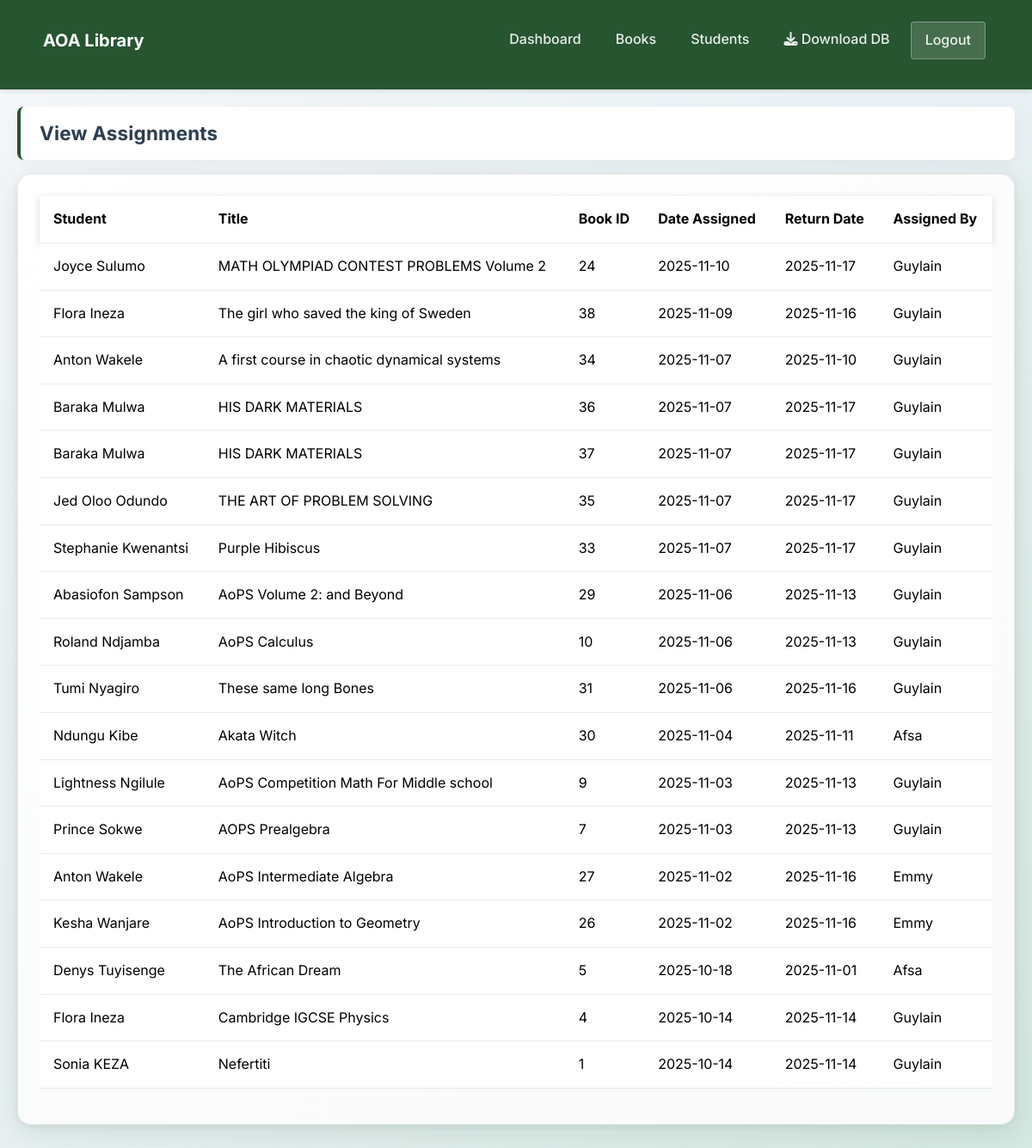
Before: /operations/assignments (signed in) with the older database file.
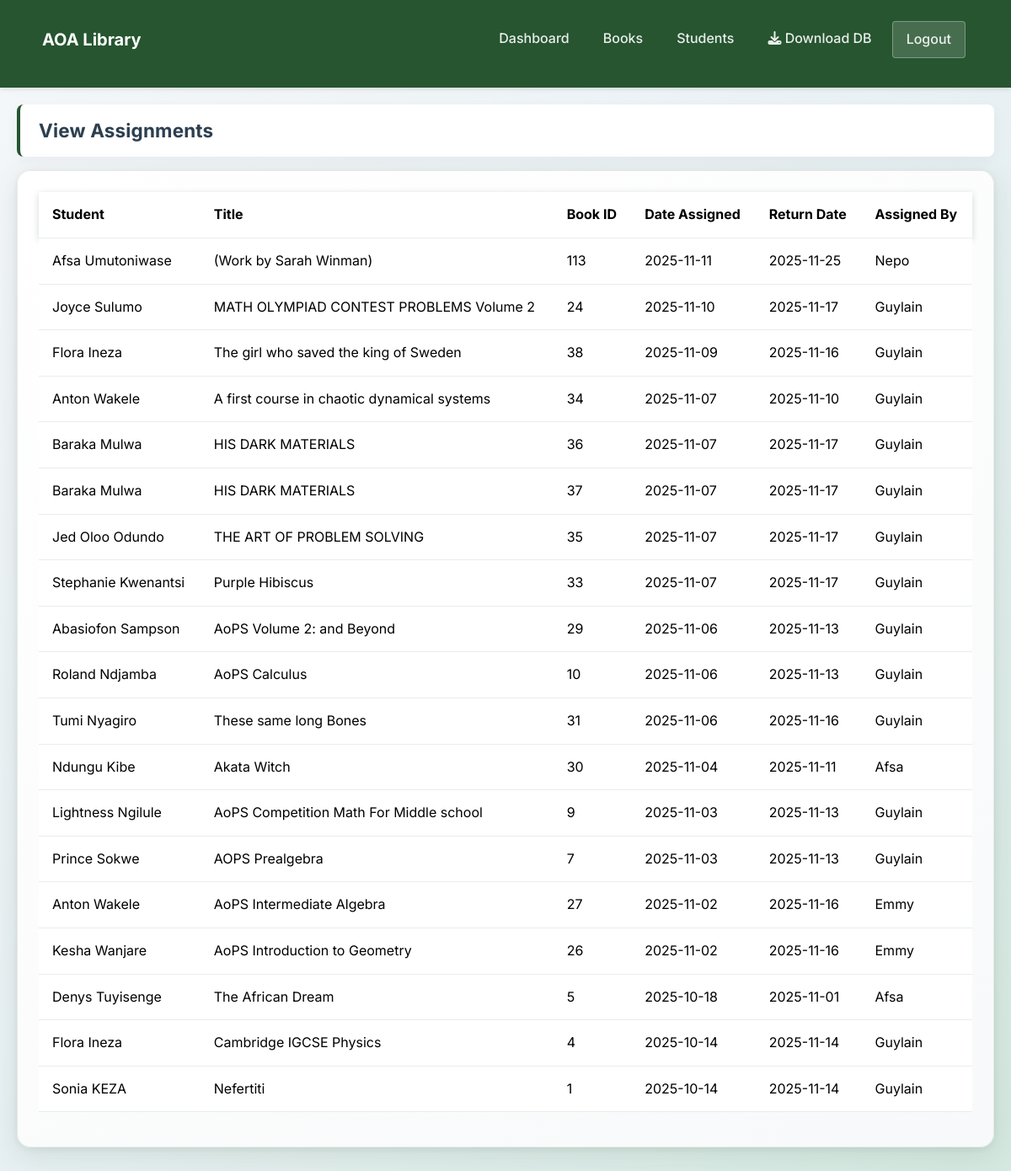
After: the same page with the newer database file.
### tables this page shows
CREATE TABLE BookIssue(stdid TEXT, serial TEXT, issue DATE, exp DATE, book_id TEXT, assigned_by TEXT);

CREATE TABLE Login(name TEXT, userid TEXT, password INTEGER, branch TEXT, mobile INTEGER, email TEXT);

CREATE TABLE Book(subject TEXT, title TEXT, author TEXT, serial INTEGER PRIMARY KEY, book_id TEXT);

### app.py (the view)
@app.route('/operations/assignments')
@login_required
def view_assignments():
    get_db()
    cur = get_cursor()
    cur.execute("""
        SELECT l.name AS student,
               b.title AS title,
               i.book_id AS book_id,
               i.issue AS date_assigned,
               i.exp AS return_date,
               i.assigned_by AS assigned_by
        FROM BookIssue i
        JOIN Login l ON l.userid = i.stdid
        JOIN Book b ON b.serial = i.serial
        ORDER BY i.issue DESC, l.name, b.title, i.book_id
    """)
    assignments = [dict(row) for row in cur.fetchall()]
    return render_template('view_assignments.html', assignments=assignments)

### app.py (called while the page is built, shortened)
def get_db():
    global DB_PATH, _db_initialized
    if 'db' not in g:
        if DB_PATH is None:
            DB_PATH = _resolve_db_path()
        g.db = sqlite.connect(DB_PATH)
        g.db.row_factory = sqlite.Row
    return g.db

def get_cursor():
    return get_db().cursor()

def login_required(f):
    @wraps(f)
    def decorated_function(*args, **kwargs):
        if 'admin_logged_in' not in session:
            flash('Please login to access this page', 'error')
            return redirect(url_for('login'))
        return f(*args, **kwargs)
    return decorated_function

### templates/view_assignments.html (shortened to what this page needs)
{% extends 'base.html' %}
{% block page_header %}
<div class="page-header d-flex justify-content-between align-items-center mb-3">
    <h3 class="mb-0">View Assignments</h3>
</div>
{% endblock %}
{% block content %}
    <div class="table-container">
        <table class="data-table table">
            <thead>
                <tr>
                    <th>Student</th>
                    <th>Title</th>
                    <th>Book ID</th>
                    <th>Date Assigned</th>
                    <th>Return Date</th>
                    <th>Assigned By</th>
                </tr>
            </thead>
            <tbody>
                {% for assignment in assignments %}
                <tr>
                    <td>{{ assignment.student }}</td>
                    <td>{{ assignment.title }}</td>
                    <td>{{ assignment.book_id }}</td>
                    <td>{{ assignment.date_assigned }}</td>
                    <td>{{ assignment.return_date }}</td>
                    <td>{{ assignment.assigned_by }}</td>
                </tr>
                {% endfor %}
            </tbody>
        </table>
    </div>
{% endblock %}

Changed rows visible on the page:
added BookIssue: student "Afsa Umutoniwase", title "(Work by Sarah Winman)", book_id "113", date_assigned "2025-11-11", return_date "2025-11-25", assigned_by "Nepo"
